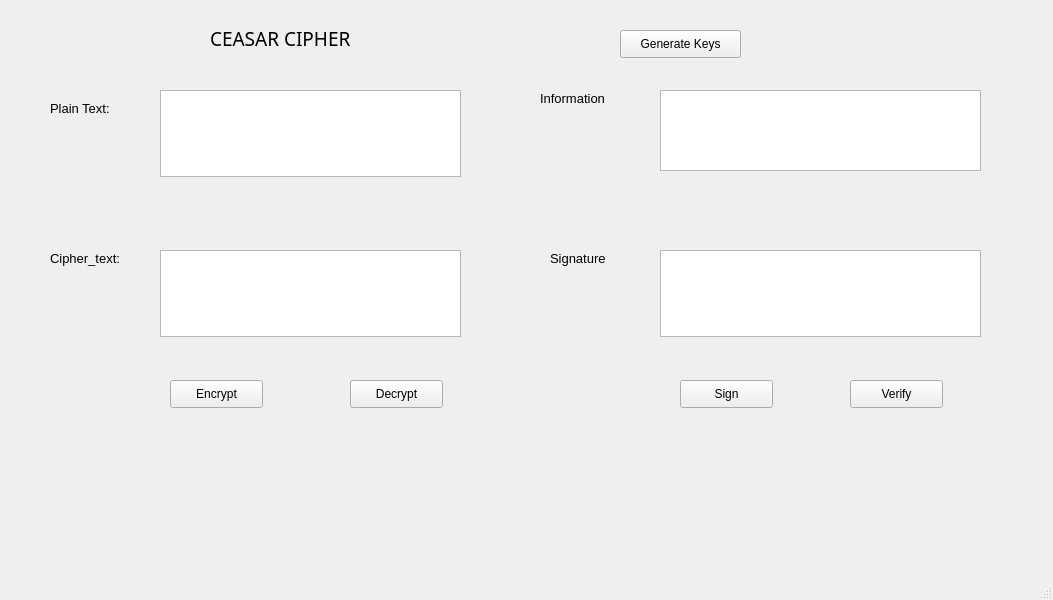
<?xml version="1.0" encoding="UTF-8"?>
<ui version="4.0">
 <class>MainWindow</class>
 <widget class="QMainWindow" name="MainWindow">
  <property name="geometry">
   <rect>
    <x>0</x>
    <y>0</y>
    <width>1053</width>
    <height>600</height>
   </rect>
  </property>
  <property name="windowTitle">
   <string>MainWindow</string>
  </property>
  <widget class="QWidget" name="centralwidget">
   <widget class="QPushButton" name="btn_encrypt">
    <property name="geometry">
     <rect>
      <x>170</x>
      <y>380</y>
      <width>93</width>
      <height>28</height>
     </rect>
    </property>
    <property name="text">
     <string>Encrypt</string>
    </property>
   </widget>
   <widget class="QPushButton" name="btn_decrypt">
    <property name="geometry">
     <rect>
      <x>350</x>
      <y>380</y>
      <width>93</width>
      <height>28</height>
     </rect>
    </property>
    <property name="text">
     <string>Decrypt</string>
    </property>
   </widget>
   <widget class="QLabel" name="label">
    <property name="geometry">
     <rect>
      <x>50</x>
      <y>100</y>
      <width>81</width>
      <height>16</height>
     </rect>
    </property>
    <property name="font">
     <font>
      <pointsize>10</pointsize>
     </font>
    </property>
    <property name="text">
     <string>Plain Text: </string>
    </property>
   </widget>
   <widget class="QLabel" name="label_3">
    <property name="geometry">
     <rect>
      <x>50</x>
      <y>250</y>
      <width>101</width>
      <height>16</height>
     </rect>
    </property>
    <property name="font">
     <font>
      <pointsize>10</pointsize>
     </font>
    </property>
    <property name="text">
     <string>Cipher_text:</string>
    </property>
   </widget>
   <widget class="QTextEdit" name="txt_plain_text">
    <property name="geometry">
     <rect>
      <x>160</x>
      <y>90</y>
      <width>301</width>
      <height>87</height>
     </rect>
    </property>
   </widget>
   <widget class="QTextEdit" name="txt_cipher_text">
    <property name="geometry">
     <rect>
      <x>160</x>
      <y>250</y>
      <width>301</width>
      <height>87</height>
     </rect>
    </property>
   </widget>
   <widget class="QTextEdit" name="txt_information">
    <property name="geometry">
     <rect>
      <x>660</x>
      <y>90</y>
      <width>321</width>
      <height>81</height>
     </rect>
    </property>
   </widget>
   <widget class="QTextEdit" name="txt_signature">
    <property name="geometry">
     <rect>
      <x>660</x>
      <y>250</y>
      <width>321</width>
      <height>87</height>
     </rect>
    </property>
   </widget>
   <widget class="QPushButton" name="btn_gen_keys">
    <property name="geometry">
     <rect>
      <x>620</x>
      <y>30</y>
      <width>121</width>
      <height>28</height>
     </rect>
    </property>
    <property name="text">
     <string>Generate Keys</string>
    </property>
   </widget>
   <widget class="QLabel" name="label_2">
    <property name="geometry">
     <rect>
      <x>210</x>
      <y>30</y>
      <width>221</width>
      <height>16</height>
     </rect>
    </property>
    <property name="font">
     <font>
      <family>Modern No. 20</family>
      <pointsize>14</pointsize>
     </font>
    </property>
    <property name="text">
     <string>CEASAR CIPHER</string>
    </property>
   </widget>
   <widget class="QLabel" name="label_4">
    <property name="geometry">
     <rect>
      <x>540</x>
      <y>90</y>
      <width>111</width>
      <height>16</height>
     </rect>
    </property>
    <property name="font">
     <font>
      <pointsize>10</pointsize>
     </font>
    </property>
    <property name="text">
     <string>Information</string>
    </property>
   </widget>
   <widget class="QLabel" name="label_5">
    <property name="geometry">
     <rect>
      <x>550</x>
      <y>250</y>
      <width>81</width>
      <height>16</height>
     </rect>
    </property>
    <property name="font">
     <font>
      <pointsize>10</pointsize>
     </font>
    </property>
    <property name="text">
     <string>Signature</string>
    </property>
   </widget>
   <widget class="QPushButton" name="btn_sign">
    <property name="geometry">
     <rect>
      <x>680</x>
      <y>380</y>
      <width>93</width>
      <height>28</height>
     </rect>
    </property>
    <property name="text">
     <string>Sign</string>
    </property>
   </widget>
   <widget class="QPushButton" name="btn_verify">
    <property name="geometry">
     <rect>
      <x>850</x>
      <y>380</y>
      <width>93</width>
      <height>28</height>
     </rect>
    </property>
    <property name="text">
     <string>Verify</string>
    </property>
   </widget>
  </widget>
  <widget class="QMenuBar" name="menubar">
   <property name="geometry">
    <rect>
     <x>0</x>
     <y>0</y>
     <width>1053</width>
     <height>26</height>
    </rect>
   </property>
  </widget>
  <widget class="QStatusBar" name="statusbar"/>
 </widget>
 <resources/>
 <connections/>
</ui>
